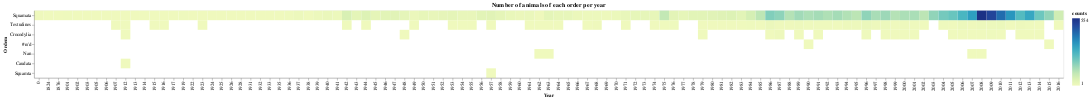

Write notebook code for a chart like this one.
### Code cell
# p.s.: try changing X axis to start_year ;)
g3 = alt.Chart(type_data, title='Number of animals of each order per year').mark_rect().encode(
    x= alt.X('ano_coleta', type='ordinal', title='Year'),
    y= alt.Y('ordem', type='nominal', title='Ordem', 
             sort=alt.EncodingSortField(field="counts", op="max", order='descending'),
            axis=alt.Axis(grid=False)),
    color= alt.Color('counts', type='quantitative', scale=alt.Scale(scheme='yellowgreenblue'))
)

g3.save('./graphs/ordens_por_ano.html')
# g3.save('./viz_old/types_per_year.svg')

g3

### Figure 1 — Vega-Lite specification as saved in the notebook (floating-point values rounded to 4 significant figures; data arrays with more than 128 entries replaced by an {"elided": "..."} marker saying what was removed)
{"config": {"view": {"continuousWidth": 400, "continuousHeight": 300}}, "data": {"name": "data-52b9a3362f9ea1c60b78be8bb83eaa39"}, "mark": "rect", "encoding": {"color": {"type": "quantitative", "field": "counts", "scale": {"scheme": "yellowgreenblue"}}, "x": {"type": "ordinal", "field": "ano_coleta", "title": "Year"}, "y": {"type": "nominal", "axis": {"grid": false}, "field": "ordem", "sort": {"field": "counts", "op": "max", "order": "descending"}, "title": "Ordem"}}, "title": "Number of animals of each order per year", "$schema": "https://vega.github.io/schema/vega-lite/v4.8.1.json", "datasets": {"data-52b9a3362f9ea1c60b78be8bb83eaa39": {"elided": "194 records"}}}
